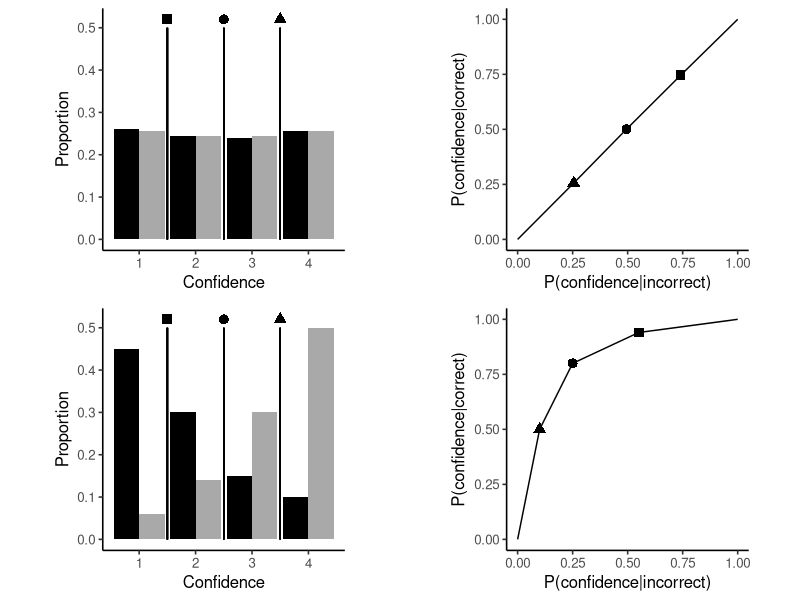

Generate this figure with R:
# inspired on the code by Iair Embon 
# https://github.com/iair-embon/Metacognition.ASDtraits/blob/main/Figures/Figuras_en_R/Code/Fig_2.R

library(ggplot2); library(ggpubr); library(dplyr)

# low metacog participant
lowMeta <- data.frame(p=c(0.255,0.244,0.245,0.2560,0.260,0.245,0.240,0.255),
                      conf=c(1,2,3,4,1,2,3,4),
                      correct=c(1,1,1,1,0,0,0,0))

lowMetaAUC <- data.frame(pcor = c(0,cumsum(rev(lowMeta[lowMeta$correct==1,]$p))),
                         pinc = c(0,cumsum(rev(lowMeta[lowMeta$correct==0,]$p))))

# high metacog participant
highMeta <- data.frame(p=c(0.06,0.14,0.30,0.5,0.45,0.30,0.15,0.1),
                       conf=c(1,2,3,4,1,2,3,4),
                       correct=c(1,1,1,1,0,0,0,0))
highMetaAUC <- data.frame(pcor = c(0,cumsum(rev(highMeta[highMeta$correct==1,]$p))),
                          pinc = c(0,cumsum(rev(highMeta[highMeta$correct==0,]$p))))

# plot
lowMeta %>%
  ggplot(aes(x=conf,y=p,fill=factor(correct)))+
  geom_col(position=position_dodge(),show.legend=F)+
  xlab('Confidence')+ylab('Proportion')+
  geom_segment(aes(x=1.5,y=0,xend=1.5,yend=0.5))+
  geom_segment(aes(x=2.5,y=0,xend=2.5,yend=0.5))+
  geom_segment(aes(x=3.5,y=0,xend=3.5,yend=0.5))+
  geom_point(aes(x=1.5,y=0.52),shape=15,cex=3)+
  geom_point(aes(x=2.5,y=0.52),shape=16,cex=3)+
  geom_point(aes(x=3.5,y=0.52),shape=17,cex=3)+
  theme_classic(base_size=12)+
  scale_fill_manual(values=c('black','darkgray'))+
  theme(legend.position='none',aspect.ratio=1) -> a

lowMetaAUC %>%
  ggplot(aes(x=pinc,pcor))+
  geom_line()+
  geom_point(aes(x=pinc[2],y=pcor[2]),shape=17,cex=3)+
  geom_point(aes(x=pinc[3],y=pcor[3]),shape=16,cex=3)+
  geom_point(aes(x=pinc[4],y=pcor[4]),shape=15,cex=3)+
  xlab('P(confidence|incorrect)')+
  ylab('P(confidence|correct)')+
  theme_classic(base_size=12)+
  theme(aspect.ratio=1) -> b
  
  
highMeta %>%
  ggplot(aes(x=conf,y=p,fill=factor(correct)))+
  geom_col(position=position_dodge(),show.legend=F)+
  xlab('Confidence')+ylab('Proportion')+
  geom_segment(aes(x=1.5,y=0,xend=1.5,yend=0.5))+
  geom_segment(aes(x=2.5,y=0,xend=2.5,yend=0.5))+
  geom_segment(aes(x=3.5,y=0,xend=3.5,yend=0.5))+
  geom_point(aes(x=1.5,y=0.52),shape=15,cex=3)+
  geom_point(aes(x=2.5,y=0.52),shape=16,cex=3)+
  geom_point(aes(x=3.5,y=0.52),shape=17,cex=3)+
  theme_classic(base_size=12)+
  scale_fill_manual(values=c('black','darkgray'))+
  theme(legend.position='none',aspect.ratio=1) -> c

highMetaAUC %>%
  ggplot(aes(x=pinc,pcor))+
  geom_line()+
  geom_point(aes(x=pinc[2],y=pcor[2]),shape=17,cex=3)+
  geom_point(aes(x=pinc[3],y=pcor[3]),shape=16,cex=3)+
  geom_point(aes(x=pinc[4],y=pcor[4]),shape=15,cex=3)+
  xlab('P(confidence|incorrect)')+
  ylab('P(confidence|correct)')+
  theme_classic(base_size=12)+
  theme(aspect.ratio=1) -> d

ggarrange(a,b,c,d,ncol=2,nrow=2)
